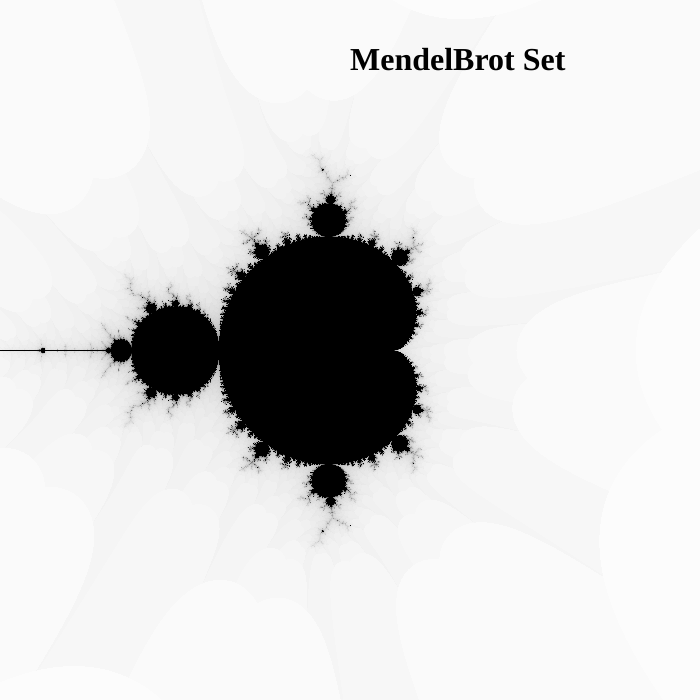
Frame 1 (no input)
Frame 60 (no input): identical to frame 1, image omitted
Frame 120 (the mouse pressed at the canvas centre since frame 60): identical to frame 1, image omitted

The p5.js sketch that drew this single still picture (run headless with seeded random() and noise() and a simulated clock; from frame 60 on, the mouse is pressed at the canvas centre):

// p5.js sketch
// ── sketch.js
var rxslider;
var ryslider;
var a=0;
var b=0;
var aa=0;
var bb=0;
var iter=100;
var ca=0;
var cb=0;
var c=100;
var rx=2;
var ry=2;
var canvasSize=700;
var prev_x;
var prev_y;
var col;
var HSBmode=false;
var input;
var prev_iter;
function setup() {

	var canvas=createCanvas(canvasSize, canvasSize);
	canvas.position(windowWidth/2-canvasSize/2,0);
	background(200);
	var p=createElement('h1','MendelBrot Set');
	p.position(width-100,20);
	var button=createButton('Change Color');
	button.mousePressed(changeColor);
	button.position(100,height/2);
	createP('Slider x : To move in Set Space');
	rxslider=createSlider(0,100,50);
	createP('Slider y : To move in Set Space');
	ryslider=createSlider(0,100,50);

	var ip=createP('Move Slider to change No of Iterations :');
	input=createSlider(1,500,100);
	iterText=createElement('h2','No. of Iterations : ');
	iterText.html('No. of Iterations : '+iter);
	prev_y=ryslider.value();
	prev_x=rxslider.value();
	prev_iter=input.value();

		generateMendel();
}

function changeColor(){
	HSBmode=!HSBmode;
	generateMendel();
}

function draw() {

	if(rxslider.value()!=prev_x||ryslider.value()!=prev_y||prev_iter!=input.value())
	{
		prev_iter=input.value();
		iter=prev_iter;
		iterText.html('No. of Iterations : '+iter);
		prev_x=rxslider.value();
		prev_y=ryslider.value();
		generateMendel();
	}

}



function generateMendel()
{
	iter=floor(input.value());
	ry=(map(ryslider.value(),0,100,0,4));
	rx=(map(rxslider.value(),0,100,-4,0));
		loadPixels();
		for (var x = 0; x <width ; x++) {
			for (var y = 0; y < height; y++) {

				a=map(x,0,width,rx,ry);
				b=map(y,0,height,rx ,ry);

				ca=a;
				cb=b;

				var it=0;
				while(it<iter)
				{
					aa=a*a-b*b+ca;
					bb=2*a*b+cb;
					a=aa;
					b=bb;
					if(aa>20||bb>20){
						break;
					}
					it++;
				}

				if(it==iter){
					c=0;
				}else{
					c=map(it,0,iter,255,0);
				}
				if(HSBmode){
					colorMode(HSB,255);
					col=color(c,250,255);
				}
				else
				{
				col=color(c);
				}
			i=4*(x+y*width);
		  	pixels[i] =red(col);
		  	pixels[i+1] = blue(col);
		  	pixels[i+2] = green(col);
		  	pixels[i+3] = 255;
			}
		}
		updatePixels();
}
